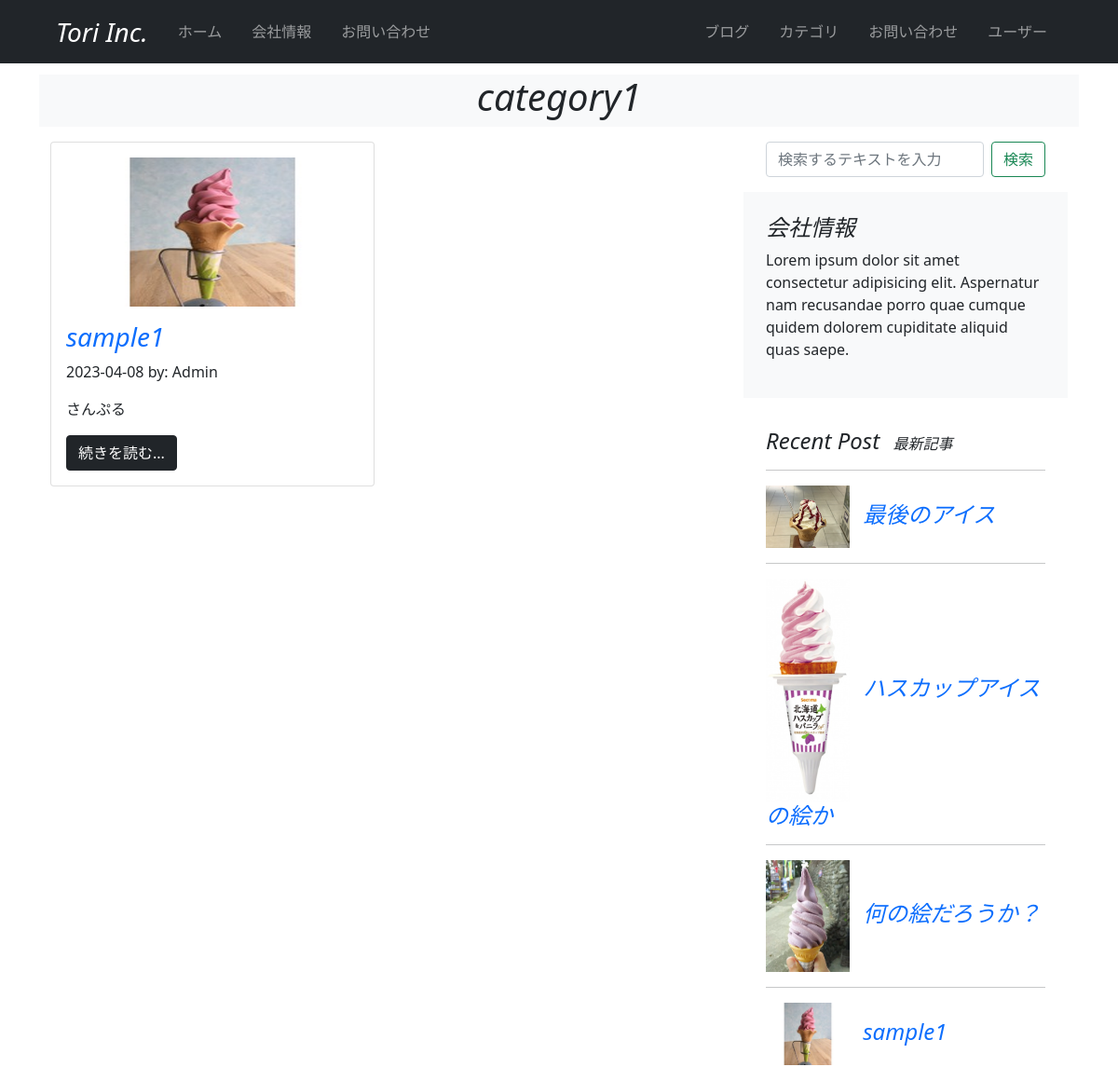
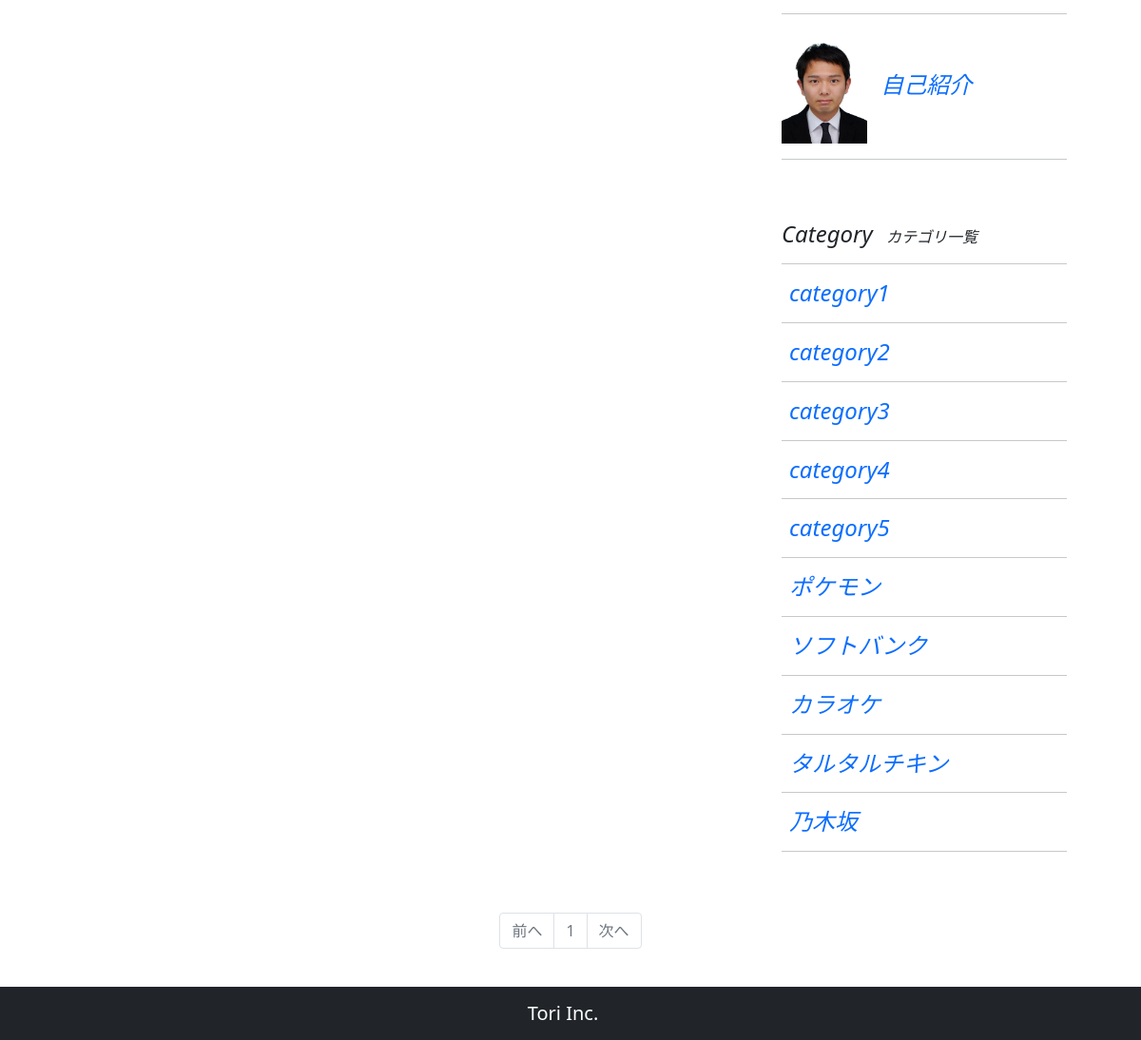
The page /5/category_search on the database its author committed (2 pictures, top to bottom).
### company_blog/models.py (models this page shows, shortened)
class BlogCategory(db.Model):
    __tablename__ = 'blog_category'
    id = db.Column(db.Integer, primary_key=True)
    category = db.Column(db.String(140))
    posts = db.relationship('BlogPost', backref='blogcategory', lazy='dynamic')
    def __repr__(self):
        return f"CategoryID: {self.id}, CategoryName: {self.category} \n"

class BlogPost(db.Model):
    __tablename__ = 'blog_post'
    id = db.Column(db.Integer, primary_key=True)
    user_id = db.Column(db.Integer, db.ForeignKey('users.id'))
    category_id = db.Column(db.Integer, db.ForeignKey('blog_category.id'))
    date = db.Column(db.DateTime, default=datetime.now(timezone('Asia/Tokyo')))
    title = db.Column(db.String(140))
    text = db.Column(db.Text)
    summary = db.Column(db.String(140))
    featured_image = db.Column(db.String(140))

class User(db.Model, UserMixin):
    __tablename__ = 'users'
    id = db.Column(db.Integer, primary_key=True)
    email = db.Column(db.String(64), unique=True, index=True)
    username = db.Column(db.String(64), unique=True, index=True)
    password_hash = db.Column(db.String(128))
    administrator = db.Column(db.String(1))
    post = db.relationship('BlogPost', backref='author', lazy='dynamic')
    @property
    def password(self):
        raise AttributeError('password is not a readable attribute')

### company_blog/main/views.py (the view)
@main.route('/<int:blog_category_id>/category_search')
def category_search(blog_category_id):
    form = BlogSearchForm()
    blog_category = BlogCategory.query.filter_by(id=blog_category_id).first_or_404()
    print(blog_category)
    page = request.args.get('page', 1, type=int)
    blog_posts = BlogPost.query.filter(BlogPost.category_id==blog_category_id).order_by(BlogPost.id.desc()).paginate(page=page, per_page=10)
    recent_blog_posts = BlogPost.query.order_by(BlogPost.id.desc()).limit(5).all()
    blog_categories = BlogCategory.query.order_by(BlogCategory.id.asc()).all()
    return render_template(
        'index.html',
        blog_posts=blog_posts,
        recent_blog_posts=recent_blog_posts,
        blog_categories=blog_categories,
        form=form,
        blog_category=blog_category
    )

### company_blog/main/forms.py
class BlogSearchForm(FlaskForm):
    searchText = StringField('検索テキスト', validators=[DataRequired()])
    submit = SubmitField('検索')

### company_blog/__init__.py (called while the page is built)
@event.listens_for(Engine, "connect")
def set_sqlite_pragma(dbapi_connection, connection_record):
    cursor = dbapi_connection.cursor()
    cursor.execute("PRAGMA foreign_keys=ON")
    cursor.close()

### company_blog/templates/index.html (shortened to what this page needs)
{% extends "base.html" %}
{% block content %}
  <header id="page-header">
    <div class="container my-3 bg-light">
      <div class="row">
        <div class="col-md-6 m-auto text-center">
          {% if search_word %}
            <h1 class="fst-italic">"{{ search_word }}" の検索結果</h1>
          {% elif user %}
            <h1 class="fst-italic">{{ user.username }}</h1>
          {% elif blog_category %}
            <h1 class="fst-italic">{{ blog_category.category }}</h1>
          {% else %}
            <h1 class="fst-italic">Tori Inc. Blog</h1>
            <p>Lorem ipsum dolor sit amet, consectetur adipisicing elit. Atque, voluptatum!</p>
          {% endif %}
        </div>
      </div>
    </div>
  </header>
  <div class="container my-3">
    <div class="row mb-2">
      <div class="col-8">
        <section class="blog_post">
          <div class="row">
            {% for post in blog_posts.items %}
            <div class="col-6 mb-4">
              <div class="card h-100">
                <div class="card-body" style="max-height: 26rem;">
                  {% if post.featured_image %}
                  <div class="mb-3" style="text-align: center;">
                    <img src="{{ url_for('static', filename='featured_image/' + post.featured_image) }}" class="img-fluid card-img-top" style="max-height: 10rem;">
                  </div>
                  {% endif %}
                  <h3>
                    <a href="{{ url_for('main.blog_post', blog_post_id=post.id)}}" class="card-title text-decoration-none">
                      <span class="fst-italic">{{ post.title }}</span>
                    </a>
                  </h3>
                  <p>{{ post.date.strftime('%Y-%m-%d') }} by: {{ post.author.username }}</p>
                  <p class="card-text">{{ post.summary }}</p>
                  <a href="{{ url_for('main.blog_post', blog_post_id=post.id) }}" class="btn btn-dark">続きを読む...</a>
                </div>
              </div>
            </div>
            {% endfor %}
          </div>
        </section>
      </div>
      <div class="col-md-4">
        <div class="position-sticky" style="top: 2rem">
          <div class="container-fluid mb-3">
            <form action="{{ url_for('main.search') }}" class="d-flex" method="POST">
              {{ render_field(form.searchText, class="form-control me-2", placeholder="検索するテキストを入力")}}
              {{ form.submit(class="btn btn-outline-success") }}
            </form>
          </div>
          <div class="p-4 mb-2 bg-light">
            <h4 class="fst-italic">会社情報</h4>
            <p>Lorem ipsum dolor sit amet consectetur adipisicing elit. Aspernatur nam recusandae porro quae cumque quidem dolorem cupiditate aliquid quas saepe.</p>
          </div>
          <div class="p-4">
            <h4 class="fst-italic">
              Recent Post
              <span class="ms-2 fs-6">最新記事</span>
              <hr>
              <ol class="list-unstyled">
                {% for recent_post in recent_blog_posts %}
                <li>
                  <a href="{{ url_for('main.blog_post', blog_post_id=recent_post.id) }}" class="text-decoration-none">
                    {% if recent_post.featured_image %}
                      <img src="{{ url_for('static', filename='featured_image/' + recent_post.featured_image) }}" class="img-fluid" width="90" height="50">
                    {% endif %}
                    <span class="ms-2">{{ recent_post.title }}</span>
                  </a>
                </li>
                <hr>
                {% endfor %}
              </ol>
            </h4>
          </div>
          <div class="p-4">
            <h4 class="fst-italic">
              Category
              <span class="ms-2 fs-6">カテゴリ一覧</span>
              <hr>
              <ol class="list-unstyled">
                {% for blog_category in blog_categories %}
                <li>
                  <a href="{{ url_for('main.category_search', blog_category_id=blog_category.id) }}" class="text-decoration-none">
                    <span class="ms-2">{{ blog_category.category }}</span>
                  </a>
                </li>
                <hr>
                {% endfor %}
              </ol>
            </h4>
          </div>
        </div>
      </div>
    </div>
    <div class="row mb-2">
      <section id="pagenation">
        <nav aria-label="mantenance_page_navigation">
          <ul class="pagination my-3 justify-content-center">
            <li {% if blog_posts.has_prev %}class="page-item"{% else %}class="page-item disabled"{% endif %}><a class="page-link" href="{% if blog_posts.has_prev %}{{url_for('main.index', page=blog_posts.prev_num) }}{% else %}#{% endif %}">前へ</a></li>
            {% for page_num in blog_posts.iter_pages(left_edge=1, right_edge=1, left_current=1, right_current=2) %}
              {% if page_num %}
                {% if blog_posts.page == page_num %}
                  <li class="page-item disabled"><a class="page-link" href="#">{{ page_num }}</a></li>
                {% else %}
                  <li class="page-item"><a class="page-link" href="{{url_for('main.index', page=page_num)}}">{{ page_num }}</a></li>
                {% endif %}
              {% else %}
                <li class="page-item disabled"><a class="page-link" href="#">&hellip;</a></li>
              {% endif %}
            {% endfor %}
            <li {% if blog_posts.has_next %}class="page-item"{% else %}class="page-item disabled"{% endif %}><a class="page-link" href="{% if blog_posts.has_next %}{{url_for('main.index', page=blog_posts.next_num) }}{% else %}#{% endif %}">次へ</a></li>
          </ul>
        </nav>
      </section>
    </div>
  </div>
{% endblock %}

### rows shown on the page
BlogCategory: category "category1"
BlogPost: featured_image (picture), title "sample1", date "2023-04-08", author.username "Admin", summary "さんぷる"
BlogPost: featured_image (picture), title "最後のアイス"
BlogPost: featured_image (picture), title "ハスカップアイスの絵か"
BlogPost: featured_image (picture), title "何の絵だろうか？"
BlogPost: featured_image (picture), title "自己紹介"
BlogCategory: category "category2"
BlogCategory: category "category3"
BlogCategory: category "category4"
BlogCategory: category "category5"
BlogCategory: category "ポケモン"
BlogCategory: category "ソフトバンク"
BlogCategory: category "カラオケ"
BlogCategory: category "タルタルチキン"
BlogCategory: category "乃木坂"

### other values the page prints
{{ page_num }} "1"
